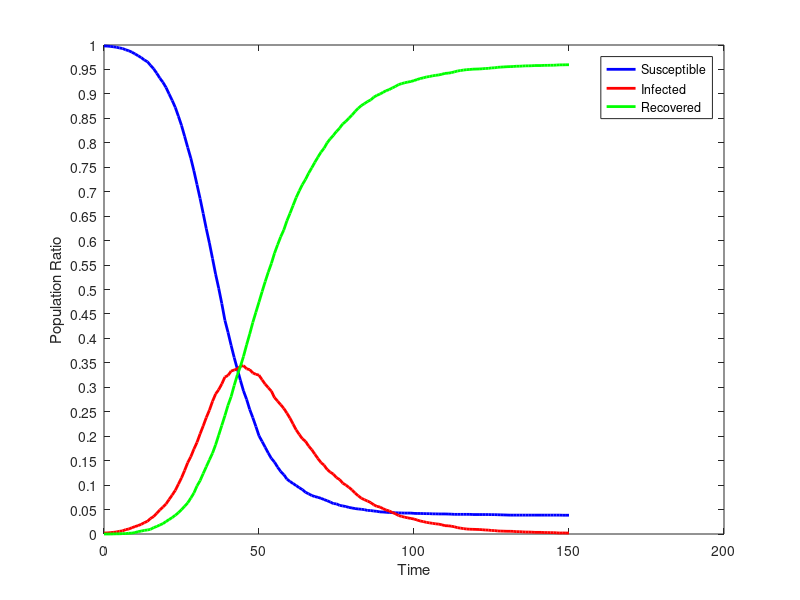

MATLAB code for this plot:
dynamics = [
4990,10,0;
4989,11,0;
4986,14,0;
4982,17,1;
4977,21,2;
4970,28,2;
4964,32,4;
4951,45,4;
4941,51,8;
4927,64,9;
4909,76,15;
4890,86,24;
4871,99,30;
4847,116,37;
4829,130,41;
4793,159,48;
4757,178,65;
4712,211,77;
4662,246,92;
4619,275,106;
4566,307,127;
4499,353,148;
4433,399,168;
4362,446,192;
4272,510,218;
4178,574,248;
4067,649,284;
3953,729,318;
3843,790,367;
3713,868,419;
3572,937,491;
3430,1024,546;
3277,1105,618;
3121,1191,688;
2976,1266,758;
2818,1356,826;
2657,1431,912;
2513,1476,1011;
2356,1534,1110;
2185,1605,1210;
2063,1621,1316;
1930,1666,1404;
1804,1677,1519;
1688,1687,1625;
1572,1715,1713;
1463,1721,1816;
1377,1689,1934;
1274,1681,2045;
1190,1647,2163;
1099,1633,2268;
1004,1624,2372;
946,1576,2478;
887,1532,2581;
827,1495,2678;
772,1461,2767;
735,1394,2871;
684,1359,2957;
639,1322,3039;
607,1284,3109;
562,1236,3202;
537,1184,3279;
516,1124,3360;
495,1064,3441;
473,1018,3509;
454,973,3573;
427,948,3625;
411,900,3689;
394,863,3743;
383,817,3800;
375,772,3853;
365,730,3905;
352,703,3945;
340,659,4001;
327,632,4041;
311,612,4077;
308,576,4116;
293,557,4150;
287,520,4193;
281,501,4218;
272,477,4251;
266,450,4284;
260,419,4321;
256,391,4353;
253,366,4381;
249,351,4400;
241,337,4422;
240,322,4438;
235,299,4466;
232,283,4485;
226,276,4498;
225,259,4516;
222,245,4533;
220,236,4544;
219,220,4561;
217,207,4576;
216,189,4595;
215,180,4605;
214,172,4614;
214,165,4621;
214,159,4627;
211,153,4636;
210,143,4647;
210,133,4657;
209,127,4664;
208,119,4673;
208,114,4678;
206,109,4685;
206,104,4690;
205,101,4694;
205,94,4701;
205,85,4710;
204,84,4712;
203,80,4717;
201,74,4725;
201,65,4734;
201,60,4739;
201,55,4744;
201,51,4748;
201,49,4750;
199,48,4753;
199,47,4754;
199,46,4755;
199,44,4757;
199,41,4760;
199,40,4761;
198,36,4766;
198,35,4767;
197,31,4772;
196,30,4774;
195,29,4776;
194,28,4778;
193,28,4779;
193,27,4780;
193,24,4783;
193,24,4783;
193,22,4785;
193,20,4787;
193,20,4787;
193,19,4788;
193,17,4790;
193,17,4790;
193,17,4790;
193,15,4792;
193,15,4792;
193,14,4793;
193,14,4793;
193,12,4795;
193,10,4797;
192,11,4797;
192,10,4798;
192,10,4798;
];
susceptible = dynamics (:, 1);
infected = dynamics (:, 2);
recovered = dynamics (:, 3);
totalPopulation = susceptible(1) + infected(1) + recovered(1);
susceptibleRatio = susceptible ./ totalPopulation;
infectedRatio = infected ./ totalPopulation;
recoveredRatio = recovered ./ totalPopulation;
steps = length (susceptible);
indices = 0 : steps - 1;
figure
plot (indices, susceptibleRatio.', 'color', 'blue', 'linewidth', 2);
hold on
plot (indices, infectedRatio.', 'color', 'red', 'linewidth', 2);
hold on
plot (indices, recoveredRatio.', 'color', 'green', 'linewidth', 2);
set(gca,'YTick',0:0.05:1.0);
xlabel ('Time');
ylabel ('Population Ratio');
legend('Susceptible','Infected', 'Recovered');
